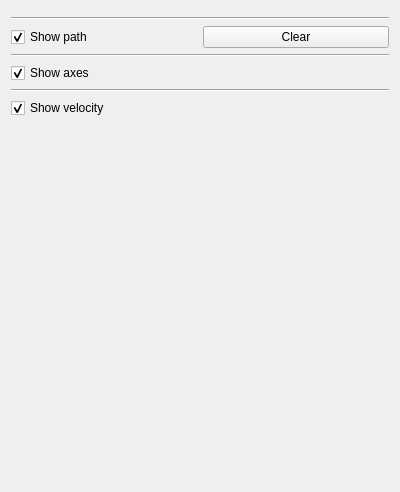
<?xml version="1.0" encoding="UTF-8"?>
<ui version="4.0">
 <class>PoslvControl</class>
 <widget class="QWidget" name="PoslvControl">
  <property name="geometry">
   <rect>
    <x>0</x>
    <y>0</y>
    <width>400</width>
    <height>492</height>
   </rect>
  </property>
  <property name="windowTitle">
   <string>Form</string>
  </property>
  <layout class="QVBoxLayout" name="verticalLayout">
   <item>
    <widget class="ColorChooser" name="colorChooser" native="true"/>
   </item>
   <item>
    <widget class="Line" name="line_2">
     <property name="orientation">
      <enum>Qt::Horizontal</enum>
     </property>
    </widget>
   </item>
   <item>
    <layout class="QGridLayout" name="pathLayout">
     <item row="0" column="0">
      <widget class="QCheckBox" name="showPathCheckBox">
       <property name="text">
        <string>Show path</string>
       </property>
       <property name="checked">
        <bool>true</bool>
       </property>
      </widget>
     </item>
     <item row="0" column="1">
      <widget class="QPushButton" name="clearButton">
       <property name="text">
        <string>Clear</string>
       </property>
      </widget>
     </item>
    </layout>
   </item>
   <item>
    <widget class="Line" name="line">
     <property name="orientation">
      <enum>Qt::Horizontal</enum>
     </property>
    </widget>
   </item>
   <item>
    <layout class="QGridLayout" name="axesLayout">
     <item row="0" column="0">
      <widget class="QCheckBox" name="showAxesCheckBox">
       <property name="text">
        <string>Show axes</string>
       </property>
       <property name="checked">
        <bool>true</bool>
       </property>
      </widget>
     </item>
    </layout>
   </item>
   <item>
    <widget class="Line" name="line_3">
     <property name="orientation">
      <enum>Qt::Horizontal</enum>
     </property>
    </widget>
   </item>
   <item>
    <layout class="QGridLayout" name="velocityLayout">
     <item row="0" column="0">
      <widget class="QCheckBox" name="showVelocityCheckBox">
       <property name="text">
        <string>Show velocity</string>
       </property>
       <property name="checked">
        <bool>true</bool>
       </property>
      </widget>
     </item>
    </layout>
   </item>
   <item>
    <spacer name="verticalSpacer">
     <property name="orientation">
      <enum>Qt::Vertical</enum>
     </property>
     <property name="sizeHint" stdset="0">
      <size>
       <width>20</width>
       <height>40</height>
      </size>
     </property>
    </spacer>
   </item>
  </layout>
  <action name="testAction">
   <property name="text">
    <string>Test</string>
   </property>
  </action>
 </widget>
 <customwidgets>
  <customwidget>
   <class>ColorChooser</class>
   <extends>QWidget</extends>
   <header>colorchooser.h</header>
   <container>1</container>
  </customwidget>
 </customwidgets>
 <resources/>
 <connections>
  <connection>
   <sender>showPathCheckBox</sender>
   <signal>toggled(bool)</signal>
   <receiver>PoslvControl</receiver>
   <slot>showPathToggled(bool)</slot>
   <hints>
    <hint type="sourcelabel">
     <x>71</x>
     <y>59</y>
    </hint>
    <hint type="destinationlabel">
     <x>199</x>
     <y>245</y>
    </hint>
   </hints>
  </connection>
  <connection>
   <sender>showAxesCheckBox</sender>
   <signal>toggled(bool)</signal>
   <receiver>PoslvControl</receiver>
   <slot>showAxesToggled(bool)</slot>
   <hints>
    <hint type="sourcelabel">
     <x>199</x>
     <y>56</y>
    </hint>
    <hint type="destinationlabel">
     <x>199</x>
     <y>245</y>
    </hint>
   </hints>
  </connection>
  <connection>
   <sender>clearButton</sender>
   <signal>clicked()</signal>
   <receiver>PoslvControl</receiver>
   <slot>clearClicked()</slot>
   <hints>
    <hint type="sourcelabel">
     <x>296</x>
     <y>48</y>
    </hint>
    <hint type="destinationlabel">
     <x>199</x>
     <y>245</y>
    </hint>
   </hints>
  </connection>
  <connection>
   <sender>showVelocityCheckBox</sender>
   <signal>toggled(bool)</signal>
   <receiver>PoslvControl</receiver>
   <slot>showVelocityToggled(bool)</slot>
   <hints>
    <hint type="sourcelabel">
     <x>199</x>
     <y>119</y>
    </hint>
    <hint type="destinationlabel">
     <x>199</x>
     <y>245</y>
    </hint>
   </hints>
  </connection>
 </connections>
 <slots>
  <slot>showPathToggled(bool)</slot>
  <slot>showAxesToggled(bool)</slot>
  <slot>clearClicked()</slot>
  <slot>showVelocityToggled(bool)</slot>
 </slots>
</ui>
